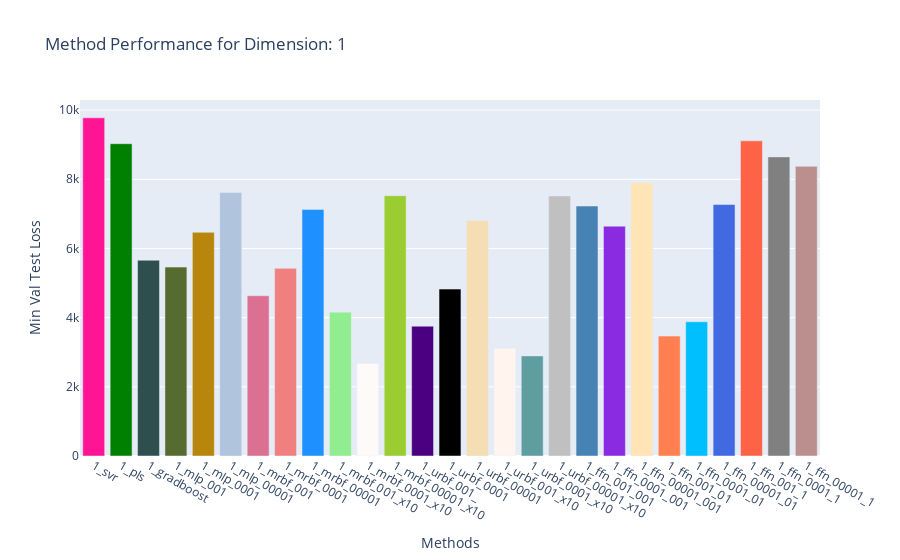
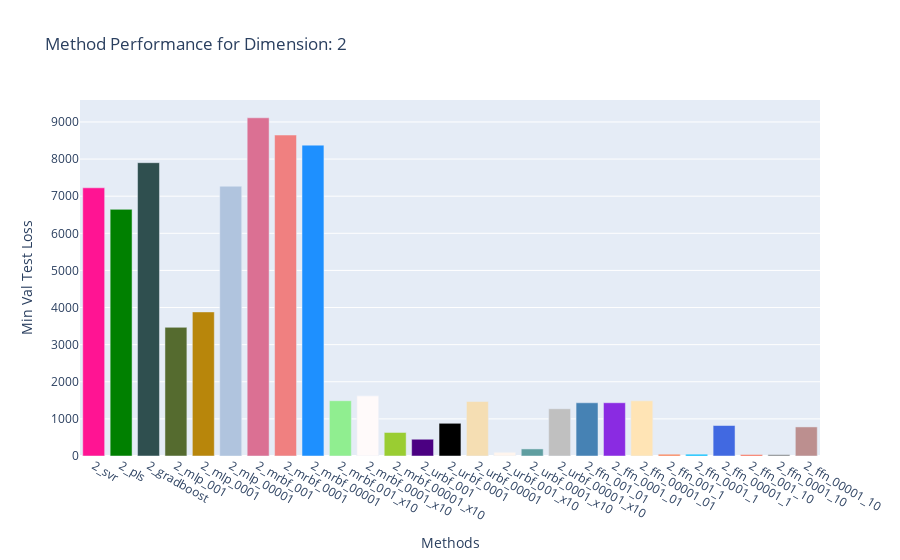
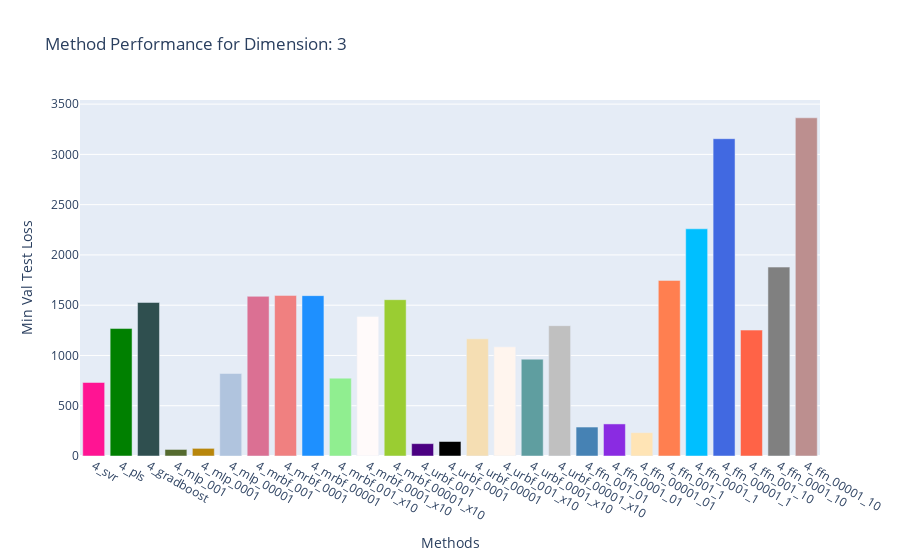
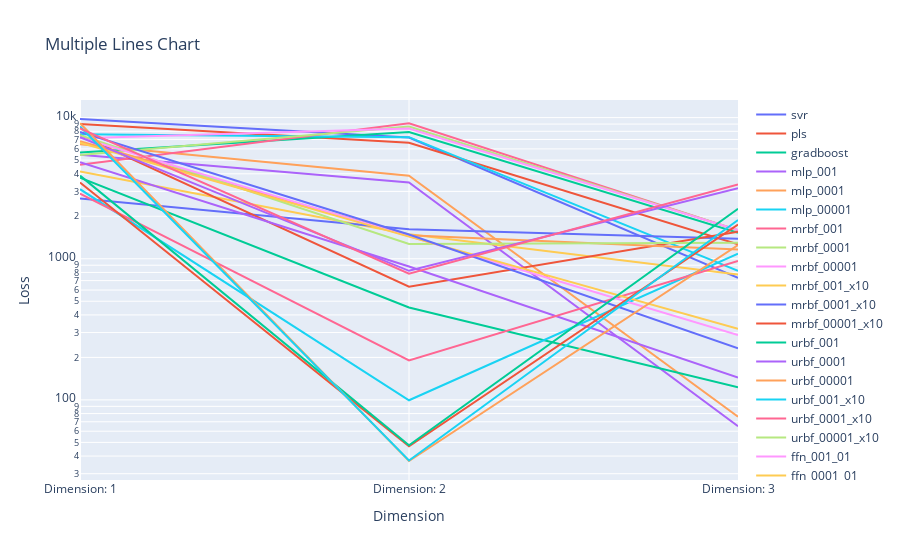

The cell these charts' notebook holds for them, in order:
### Code cell
## plot the overall mean performance of 

import plotly.graph_objects as go
import matplotlib.colors as mcolors
import plotly.offline as pyo
import random

random.seed(6)

num_methods = 27

experiment_data = experiment_data_loader.experiment_data

method_results = {}
method_name = {}

method_durations = {}
method_params = {}


chunks = []
chunk_name = []


for key, val in experiment_data.items():  
    
    method_results[key] = []
    method_name[key] = experiment_data_loader.experiment_descriptions[key].name
    
    method_durations[key] = []
    method_params[key] = []
    
    for repetition_id, repetition_data in val['repetition_data'].items():
        epochs = repetition_data['epoch']
        
        val_loss = repetition_data['val_loss']
        test_loss = repetition_data['test_loss']

        min_val_idx = val_loss.argmin()
        min_val_test_loss = test_loss[min_val_idx]
                
        method_results[key].append(min_val_test_loss)
        method_durations[key].append(repetition_data['duration'])
        
        if 'params' in repetition_data:
            num_params = repetition_data['params']
        else:
            num_params = 0
        method_params[key].append(num_params)
        

    
# Extracting keys and values for the bar chart
categories = list(method_results.keys())
values = list(method_results.values())

### use average value:
values = [np.asarray(value).mean() for value in values]
### get names:å
categories = [method_name[key] for key in categories]
# Getting a list of named colors from matplotlib
named_colors = list(mcolors.CSS4_COLORS.keys())
random.shuffle(named_colors)
# Selecting the first 27 colors
colors = named_colors[:num_methods]

for frequency_chunk in range(3):
    
    chunk_values = values[frequency_chunk*num_methods:(frequency_chunk+1)*num_methods]
    chunk_names = categories[frequency_chunk*num_methods:(frequency_chunk+1)*num_methods]

    # Creating the bar chart
    fig = go.Figure(data=[go.Bar(x=chunk_names, y=chunk_values,marker_color=colors)])

    # Adding title and labels (you can modify these as needed)
    fig.update_layout(
        title=f"Method Performance for Dimension: {frequency_chunk + 1}",
        xaxis_title="Methods",
        yaxis_title="Min Val Test Loss"
    )

    # Displaying the figure
    fig.show()
    
    chunks.append(chunk_values)
    chunk_name.append(f"Dimension: {frequency_chunk + 1}")
    


# transpose!
chunks = list(map(list, zip(*chunks)))
    

# Create a trace for each line
traces = [go.Scatter(x=list(range(len(line))), y=line, mode='lines', name=chunk_names[i][2:]) for i, line in enumerate(chunks)]

# Define the layout of the chart
layout = go.Layout(
    title='Multiple Lines Chart',
    xaxis=dict(title='Dimension', tickvals=list(range(len(chunk_name))), ticktext=chunk_name),
    yaxis=dict(title='Loss',type='log')
)

# Create the figure and plot it
fig = go.Figure(data=traces, layout=layout)
fig.show()

### Figure 1 — Plotly figure (JSON) as saved in the notebook; plotly's stock layout.template omitted (floating-point values rounded to 4 significant figures)
{"data": [{"marker": {"color": ["deeppink", "green", "darkslategray", "darkolivegreen", "darkgoldenrod", "lightsteelblue", "palevioletred", "lightcoral", "dodgerblue", "lightgreen", "snow", "yellowgreen", "indigo", "black", "wheat", "seashell", "cadetblue", "silver", "steelblue", "blueviolet", "moccasin", "coral", "deepskyblue", "royalblue", "tomato", "gray", "rosybrown"]}, "type": "bar", "x": ["1_svr", "1_pls", "1_gradboost", "1_mlp_001", "1_mlp_0001", "1_mlp_00001", "1_mrbf_001", "1_mrbf_0001", "1_mrbf_00001", "1_mrbf_001_x10", "1_mrbf_0001_x10", "1_mrbf_00001_x10", "1_urbf_001_", "1_urbf_0001", "1_urbf_00001", "1_urbf_001_x10", "1_urbf_0001_x10", "1_urbf_00001_x10", "1_ffn_001_001", "1_ffn_0001_001", "1_ffn_00001_001", "1_ffn_001_01", "1_ffn_0001_01", "1_ffn_00001_01", "1_ffn_001_1", "1_ffn_0001_1", "1_ffn_00001_1"], "y": [9778.0, 9029.0, 5659.0, 5461.0, 6466.0, 7617.0, 4632.0, 5425.0, 7130.0, 4157.0, 2672.0, 7526.0, 3754.0, 4826.0, 6805.0, 3111.0, 2894.0, 7517.0, 7226.0, 6645.0, 7903.0, 3467.0, 3882.0, 7269.0, 9112.0, 8648.0, 8375.0]}], "layout": {"title": {"text": "Method Performance for Dimension: 1"}, "xaxis": {"title": {"text": "Methods"}}, "yaxis": {"title": {"text": "Min Val Test Loss"}}}}

### Figure 2 — Plotly figure (JSON) as saved in the notebook; plotly's stock layout.template omitted (floating-point values rounded to 4 significant figures)
{"data": [{"marker": {"color": ["deeppink", "green", "darkslategray", "darkolivegreen", "darkgoldenrod", "lightsteelblue", "palevioletred", "lightcoral", "dodgerblue", "lightgreen", "snow", "yellowgreen", "indigo", "black", "wheat", "seashell", "cadetblue", "silver", "steelblue", "blueviolet", "moccasin", "coral", "deepskyblue", "royalblue", "tomato", "gray", "rosybrown"]}, "type": "bar", "x": ["2_svr", "2_pls", "2_gradboost", "2_mlp_001", "2_mlp_0001", "2_mlp_00001", "2_mrbf_001", "2_mrbf_0001", "2_mrbf_00001", "2_mrbf_001_x10", "2_mrbf_0001_x10", "2_mrbf_00001_x10", "2_urbf_001", "2_urbf_0001", "2_urbf_00001", "2_urbf_001_x10", "2_urbf_0001_x10", "2_urbf_00001_x10", "2_ffn_001_01", "2_ffn_0001_01", "2_ffn_00001_01", "2_ffn_001_1", "2_ffn_0001_1", "2_ffn_00001_1", "2_ffn_001_10", "2_ffn_0001_10", "2_ffn_00001_10"], "y": [7226.0, 6645.0, 7903.0, 3467.0, 3882.0, 7269.0, 9112.0, 8648.0, 8375.0, 1489.0, 1620.0, 634.0, 451.6, 881.4, 1468.0, 99.38, 190.4, 1274.0, 1434.0, 1435.0, 1486.0, 46.87, 47.71, 821.5, 36.9, 37.2, 783.6]}], "layout": {"title": {"text": "Method Performance for Dimension: 2"}, "xaxis": {"title": {"text": "Methods"}}, "yaxis": {"title": {"text": "Min Val Test Loss"}}}}

### Figure 3 — Plotly figure (JSON) as saved in the notebook; plotly's stock layout.template omitted (floating-point values rounded to 4 significant figures)
{"data": [{"marker": {"color": ["deeppink", "green", "darkslategray", "darkolivegreen", "darkgoldenrod", "lightsteelblue", "palevioletred", "lightcoral", "dodgerblue", "lightgreen", "snow", "yellowgreen", "indigo", "black", "wheat", "seashell", "cadetblue", "silver", "steelblue", "blueviolet", "moccasin", "coral", "deepskyblue", "royalblue", "tomato", "gray", "rosybrown"]}, "type": "bar", "x": ["4_svr", "4_pls", "4_gradboost", "4_mlp_001", "4_mlp_0001", "4_mlp_00001", "4_mrbf_001", "4_mrbf_0001", "4_mrbf_00001", "4_mrbf_001_x10", "4_mrbf_0001_x10", "4_mrbf_00001_x10", "4_urbf_001", "4_urbf_0001", "4_urbf_00001", "4_urbf_001_x10", "4_urbf_0001_x10", "4_urbf_00001_x10", "4_ffn_001_01", "4_ffn_0001_01", "4_ffn_00001_01", "4_ffn_001_1", "4_ffn_0001_1", "4_ffn_00001_1", "4_ffn_001_10", "4_ffn_0001_10", "4_ffn_00001_10"], "y": [731.2, 1268.0, 1527.0, 65.05, 76.01, 820.4, 1588.0, 1598.0, 1595.0, 774.5, 1388.0, 1555.0, 123.0, 144.1, 1165.0, 1087.0, 963.2, 1296.0, 288.0, 318.9, 232.2, 1747.0, 2260.0, 3156.0, 1252.0, 1879.0, 3364.0]}], "layout": {"title": {"text": "Method Performance for Dimension: 3"}, "xaxis": {"title": {"text": "Methods"}}, "yaxis": {"title": {"text": "Min Val Test Loss"}}}}

### Figure 4 — Plotly figure (JSON) as saved in the notebook; plotly's stock layout.template omitted (floating-point values rounded to 4 significant figures)
{"data": [{"mode": "lines", "name": "svr", "type": "scatter", "x": [0, 1, 2], "y": [9778.0, 7226.0, 731.2]}, {"mode": "lines", "name": "pls", "type": "scatter", "x": [0, 1, 2], "y": [9029.0, 6645.0, 1268.0]}, {"mode": "lines", "name": "gradboost", "type": "scatter", "x": [0, 1, 2], "y": [5659.0, 7903.0, 1527.0]}, {"mode": "lines", "name": "mlp_001", "type": "scatter", "x": [0, 1, 2], "y": [5461.0, 3467.0, 65.05]}, {"mode": "lines", "name": "mlp_0001", "type": "scatter", "x": [0, 1, 2], "y": [6466.0, 3882.0, 76.01]}, {"mode": "lines", "name": "mlp_00001", "type": "scatter", "x": [0, 1, 2], "y": [7617.0, 7269.0, 820.4]}, {"mode": "lines", "name": "mrbf_001", "type": "scatter", "x": [0, 1, 2], "y": [4632.0, 9112.0, 1588.0]}, {"mode": "lines", "name": "mrbf_0001", "type": "scatter", "x": [0, 1, 2], "y": [5425.0, 8648.0, 1598.0]}, {"mode": "lines", "name": "mrbf_00001", "type": "scatter", "x": [0, 1, 2], "y": [7130.0, 8375.0, 1595.0]}, {"mode": "lines", "name": "mrbf_001_x10", "type": "scatter", "x": [0, 1, 2], "y": [4157.0, 1489.0, 774.5]}, {"mode": "lines", "name": "mrbf_0001_x10", "type": "scatter", "x": [0, 1, 2], "y": [2672.0, 1620.0, 1388.0]}, {"mode": "lines", "name": "mrbf_00001_x10", "type": "scatter", "x": [0, 1, 2], "y": [7526.0, 634.0, 1555.0]}, {"mode": "lines", "name": "urbf_001", "type": "scatter", "x": [0, 1, 2], "y": [3754.0, 451.6, 123.0]}, {"mode": "lines", "name": "urbf_0001", "type": "scatter", "x": [0, 1, 2], "y": [4826.0, 881.4, 144.1]}, {"mode": "lines", "name": "urbf_00001", "type": "scatter", "x": [0, 1, 2], "y": [6805.0, 1468.0, 1165.0]}, {"mode": "lines", "name": "urbf_001_x10", "type": "scatter", "x": [0, 1, 2], "y": [3111.0, 99.38, 1087.0]}, {"mode": "lines", "name": "urbf_0001_x10", "type": "scatter", "x": [0, 1, 2], "y": [2894.0, 190.4, 963.2]}, {"mode": "lines", "name": "urbf_00001_x10", "type": "scatter", "x": [0, 1, 2], "y": [7517.0, 1274.0, 1296.0]}, {"mode": "lines", "name": "ffn_001_01", "type": "scatter", "x": [0, 1, 2], "y": [7226.0, 1434.0, 288.0]}, {"mode": "lines", "name": "ffn_0001_01", "type": "scatter", "x": [0, 1, 2], "y": [6645.0, 1435.0, 318.9]}, {"mode": "lines", "name": "ffn_00001_01", "type": "scatter", "x": [0, 1, 2], "y": [7903.0, 1486.0, 232.2]}, {"mode": "lines", "name": "ffn_001_1", "type": "scatter", "x": [0, 1, 2], "y": [3467.0, 46.87, 1747.0]}, {"mode": "lines", "name": "ffn_0001_1", "type": "scatter", "x": [0, 1, 2], "y": [3882.0, 47.71, 2260.0]}, {"mode": "lines", "name": "ffn_00001_1", "type": "scatter", "x": [0, 1, 2], "y": [7269.0, 821.5, 3156.0]}, {"mode": "lines", "name": "ffn_001_10", "type": "scatter", "x": [0, 1, 2], "y": [9112.0, 36.9, 1252.0]}, {"mode": "lines", "name": "ffn_0001_10", "type": "scatter", "x": [0, 1, 2], "y": [8648.0, 37.2, 1879.0]}, {"mode": "lines", "name": "ffn_00001_10", "type": "scatter", "x": [0, 1, 2], "y": [8375.0, 783.6, 3364.0]}], "layout": {"title": {"text": "Multiple Lines Chart"}, "xaxis": {"ticktext": ["Dimension: 1", "Dimension: 2", "Dimension: 3"], "tickvals": [0, 1, 2], "title": {"text": "Dimension"}}, "yaxis": {"title": {"text": "Loss"}, "type": "log"}}}
